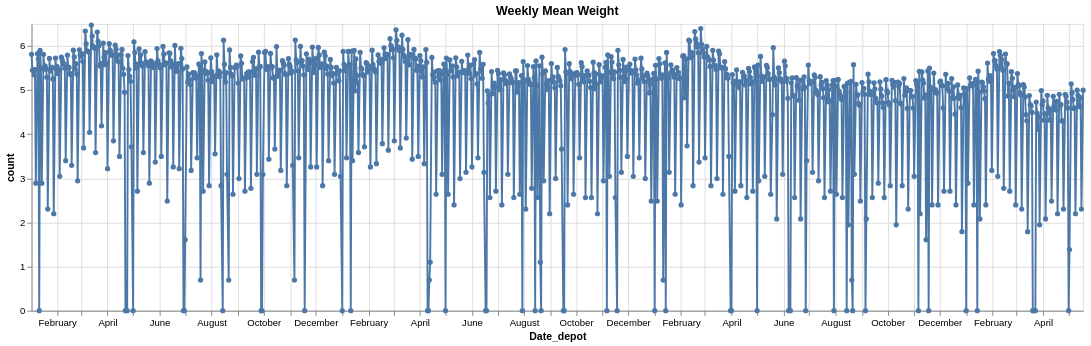

Notebook source saved alongside this figure:
### Code cell
importlib.reload(lib)
base_df_weekly = fields.pipe(
    lib.aggregate_by_date,
    freq="7d",
    value_col="weight_kg",
    date_col="Date_depot",
    total_col="total_weight_kg",
    count_col="count",
    mean_col="mean_weight_kg",
    std_col="std_weight_kg",
    extra_cols=lib.make_relative_hist_cols(
        "weight_kg", list(range(32)) + [np.inf], "sum"
    ),
)

base_df_daily = fields.pipe(
    lib.aggregate_by_date,
    freq="1d",
    value_col="weight_kg",
    date_col="Date_depot",
    total_col="total_weight_kg",
    count_col="count",
    mean_col="mean_weight_kg",
    std_col="std_weight_kg",
    extra_cols=lib.make_relative_hist_cols(
        "weight_kg", list(range(32)) + [np.inf], "sum"
    ),
)

chart = (
    alt.Chart(base_df_daily.filter(pl.col("Date_depot").dt.weekday().is_in([7]).not_()).pipe(transform_timeseries, "count"))
    .mark_line(point=True)
    .encode(
        x="Date_depot:T",
        y=alt.Y("count:Q", scale=alt.Scale(zero=False)),
        tooltip=["Date_depot:T"]
    )
    .properties(width=1100, title="Weekly Mean Weight")
)
chart

### Figure 1 — Vega specification as saved in the notebook (floating-point values rounded to 4 significant figures; data arrays with more than 128 entries replaced by an {"elided": "..."} marker saying what was removed)
{"$schema": "https://vega.github.io/schema/vega/v6.json", "data": [{"name": "source_0", "values": {"elided": "1057 records"}, "transform": [{"type": "formula", "expr": "toDate(datum['Date_depot'])", "as": "Date_depot"}]}, {"name": "data_0", "values": {"elided": "1057 records"}, "transform": [{"type": "formula", "expr": "toDate(datum['Date_depot'])", "as": "Date_depot"}]}], "marks": [{"type": "line", "name": "layer_0_marks", "from": {"data": "source_0"}, "sort": {"field": "x"}, "encode": {"update": {"tooltip": {"signal": "{\"Date_depot\": timeFormat(datum[\"Date_depot\"], \"%b %d, %Y\")}"}, "x": {"field": "Date_depot", "scale": "x"}, "defined": {"signal": "isValid(datum[\"Date_depot\"]) && isFinite(+datum[\"Date_depot\"]) && isValid(datum[\"count\"]) && isFinite(+datum[\"count\"])"}, "y": {"field": "count", "scale": "y"}, "stroke": {"value": "#4c78a8"}}}, "style": ["line"]}, {"type": "symbol", "name": "layer_1_marks", "from": {"data": "data_0"}, "encode": {"update": {"tooltip": {"signal": "{\"Date_depot\": timeFormat(datum[\"Date_depot\"], \"%b %d, %Y\")}"}, "opacity": {"value": 1}, "x": {"field": "Date_depot", "scale": "x"}, "y": {"field": "count", "scale": "y"}, "fill": {"value": "#4c78a8"}}}, "style": ["point"]}], "scales": [{"name": "x", "type": "time", "domain": {"fields": [{"data": "source_0", "field": "Date_depot"}, {"data": "data_0", "field": "Date_depot"}]}, "range": [0, {"signal": "width"}]}, {"name": "y", "type": "linear", "domain": {"fields": [{"data": "source_0", "field": "count"}, {"data": "data_0", "field": "count"}]}, "range": [{"signal": "height"}, 0], "nice": true, "zero": false}], "axes": [{"scale": "x", "grid": true, "minExtent": 0, "labels": false, "tickCount": {"signal": "ceil(width/40)"}, "domain": false, "aria": false, "maxExtent": 0, "gridScale": "y", "ticks": false, "orient": "bottom", "zindex": 0}, {"scale": "y", "minExtent": 0, "domain": false, "grid": true, "zindex": 0, "labels": false, "maxExtent": 0, "gridScale": "x", "aria": false, "ticks": false, "tickCount": {"signal": "ceil(height/40)"}, "orient": "left"}, {"scale": "x", "grid": false, "labelOverlap": true, "tickCount": {"signal": "ceil(width/40)"}, "labelFlush": true, "title": "Date_depot", "orient": "bottom", "zindex": 0}, {"scale": "y", "title": "count", "zindex": 0, "labelOverlap": true, "orient": "left", "tickCount": {"signal": "ceil(height/40)"}, "grid": false}], "title": {"text": "Weekly Mean Weight", "frame": "group"}, "padding": 5, "background": "white", "height": 300, "style": "cell", "width": 1100}
